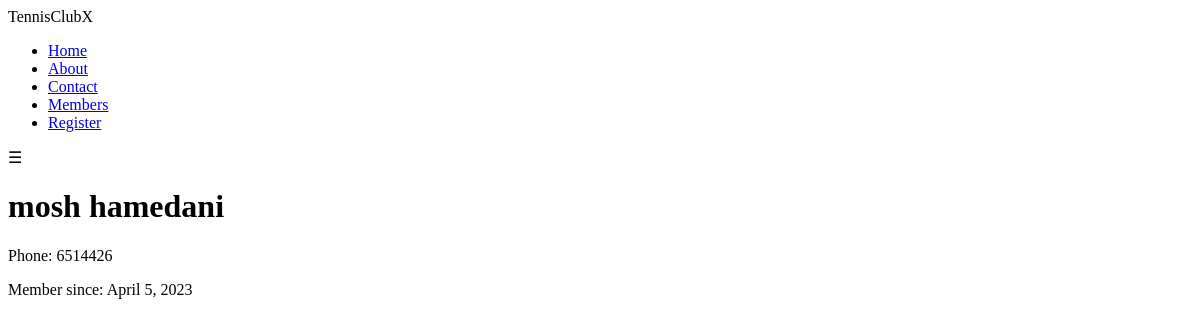
The app's page /members/details/1 with its own data.
### members/models.py (models this page shows, shortened)
class Member(models.Model):
	name = models.CharField(max_length=255)
	lastname = models.CharField(max_length=255)
	phone = models.IntegerField(null=True)
	joined_date = models.DateField(null=True)

### members/views.py (the view)
# urls.py: path('members/details/<int:id>', views.details, name='details'),
def details(request, id):
	mymember = Member.objects.get(id=id)
	template = loader.get_template('details.html')
	context = {
		'mymember': mymember,
	}
	return HttpResponse(template.render(context, request))

### members/templates/details.html (shortened to what this page needs)
{% extends "master.html" %}
{% block content %}
    <div class="mycard">
        <h1>{{ mymember.name }} {{ mymember.lastname }}</h1>
        <p>Phone: {{ mymember.phone }}</p>
        <p>Member since: {{ mymember.joined_date }}</p>
    </div>
{% endblock %}

### members/static/mystyle.css (style rules this page uses)
* { margin: 0; padding: 0; box-sizing: border-box; text-decoration: none; letter-spacing: 0.64px; list-style: none; }
body { font: 600 18px 'Source Sans Pro', sans-serif; }
.mycard { background-color: #f1f1f1; background-image: linear-gradient(to bottom, #375BDC, #4D70EF); background-size: 100% 120px; background-repeat: no-repeat; margin: 40px auto; width: 350px; border-radius: 5px; box-shadow: 0 5px 7px -1px rgba(51, 51, 51, 0.23); padding: 20px; }
.mycard h1 { text-align: center; color:#ffffff; margin:20px 0 60px 0; }

### records on screen
Member: name "mosh", lastname "hamedani", phone "6514426", joined_date "April 5, 2023"
